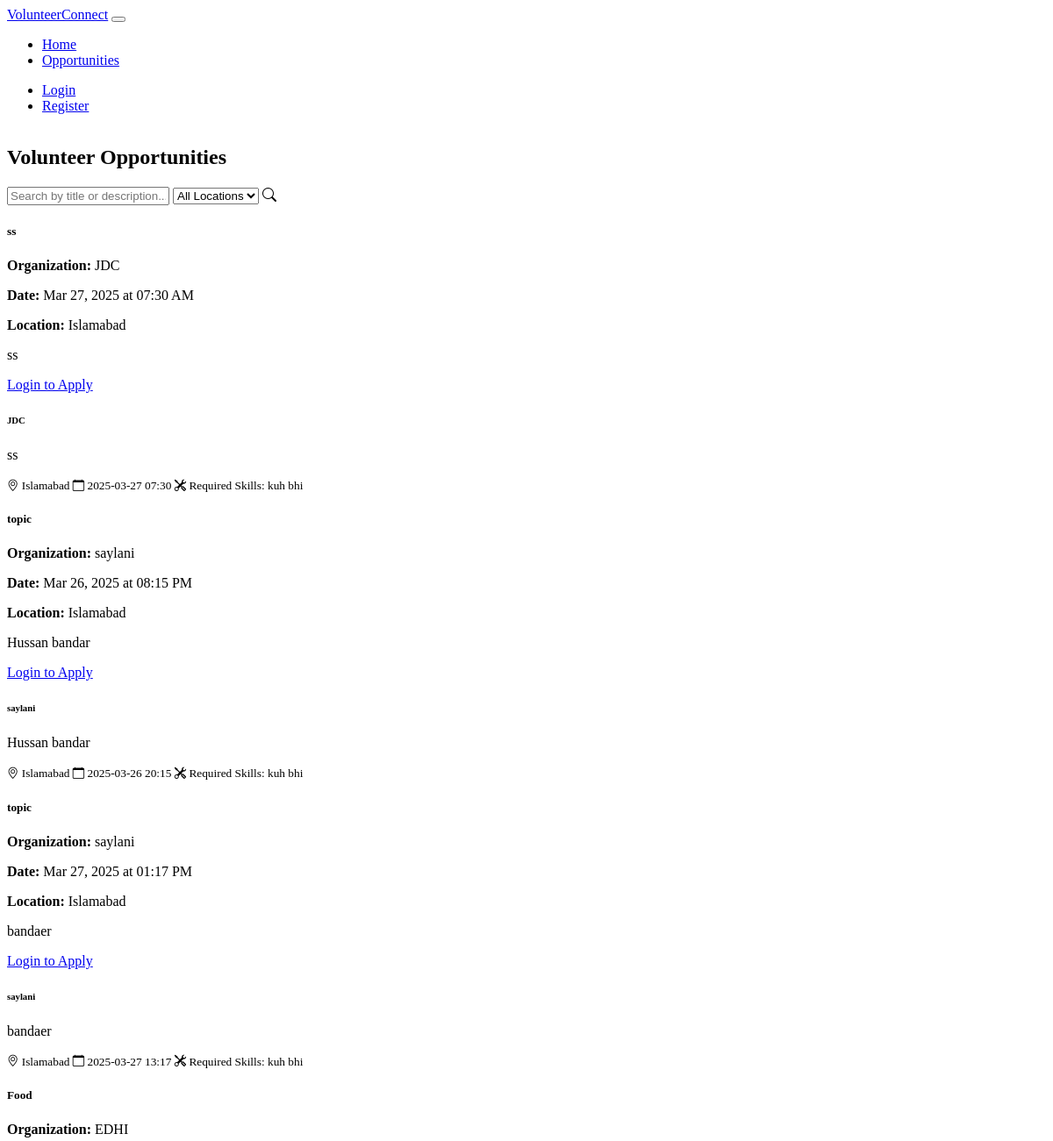
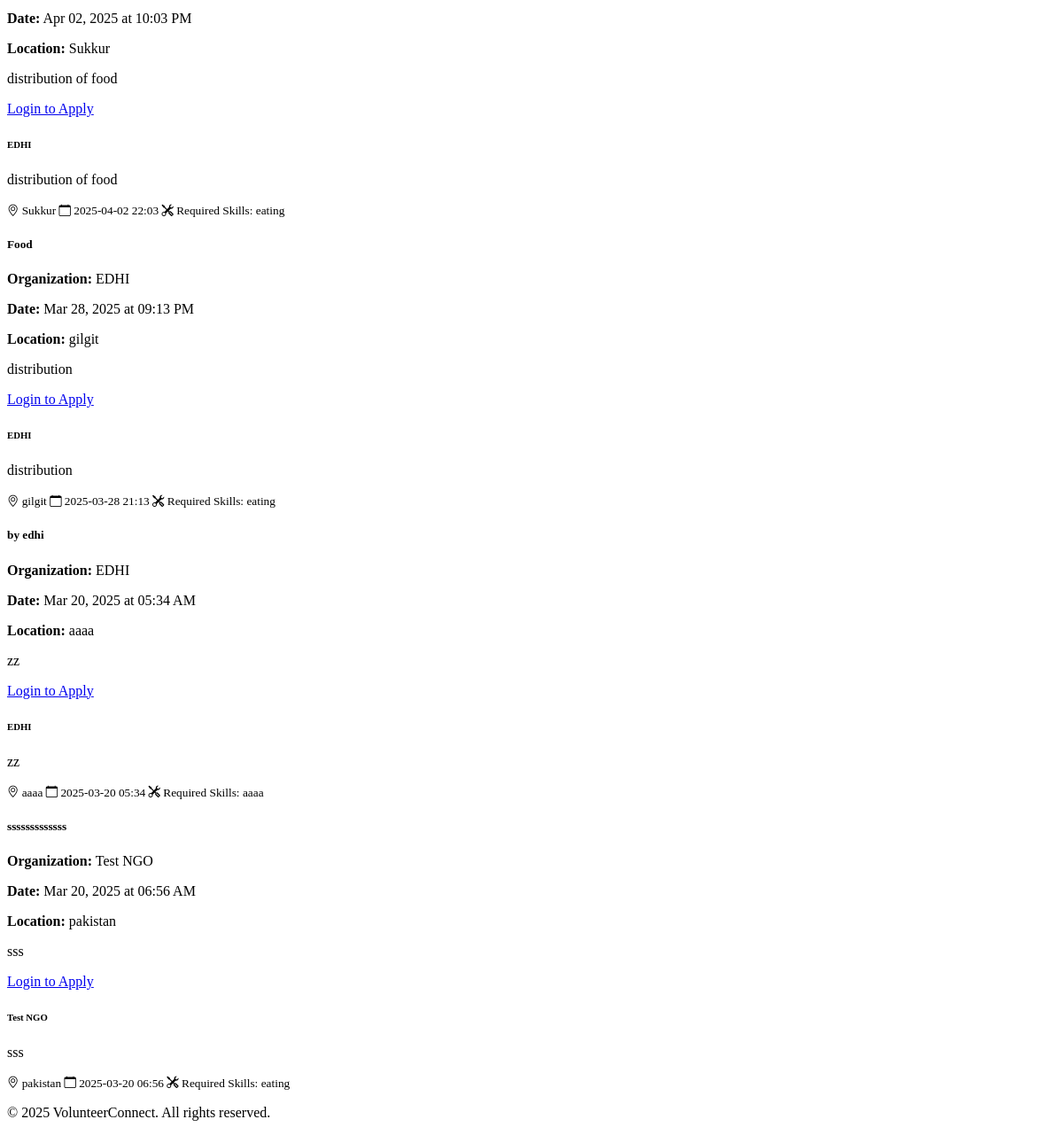
The page /opportunities/opportunities/ on the database its author committed (2 pictures, top to bottom).
### opportunities/models.py (models this page shows)
class Opportunity(models.Model):
    STATUS_CHOICES = [
        ('open', 'Open'),
        ('closed', 'Closed'),
        ('removed', 'Removed'),
    ]
    CONTENT_STATUS_CHOICES = [
        ('active', 'Active'),
        ('flagged', 'Flagged'),
        ('removed', 'Removed'),
    ]
    ngo = models.ForeignKey(NGOProfile, on_delete=models.CASCADE, related_name='opportunities')
    title = models.CharField(max_length=200)
    description = models.TextField()
    location = models.CharField(max_length=200)
    date = models.DateTimeField()
    required_skills = models.CharField(max_length=500, blank=True, null=True)
    status = models.CharField(max_length=20, choices=STATUS_CHOICES, default='open')
    content_status = models.CharField(max_length=20, choices=CONTENT_STATUS_CHOICES, default='active')
    moderation_reason = models.CharField(max_length=100, blank=True, null=True)
    created_at = models.DateTimeField(default=now)
    def __str__(self):
        return self.title

### authentication/models.py (models this page shows, shortened)
class NGOProfile(models.Model):
    user = models.OneToOneField(User, on_delete=models.CASCADE, related_name='ngo_profile')
    organization_name = models.CharField(max_length=200)
    description = models.TextField(blank=True, null=True)
    verified = models.BooleanField(default=False)
    verification_status = models.CharField(
        max_length=20,
        choices=[('pending', 'Pending'), ('approved', 'Approved'), ('rejected', 'Rejected')],
        default='pending'
    )
    rejection_reason = models.CharField(max_length=100, blank=True, null=True)
    verified_at = models.DateTimeField(blank=True, null=True)
    verified_by = models.ForeignKey(User, on_delete=models.SET_NULL, null=True, blank=True, related_name='verified_ngos')

### opportunities/views.py (the view)
# urls.py: path('opportunities/', include('opportunities.urls')),
def opportunities(request):
    opportunities = Opportunity.objects.filter(status='open', content_status='active')
    print("Opportunities in view:", opportunities)  # Debugging
    locations = sorted(set(opportunity.location for opportunity in opportunities))
    return render(request, 'list.html', {
        'opportunities': opportunities,
        'locations': locations
    })

### opportunities/templates/list.html (shortened to what this page needs)
{% extends "base.html" %}
{% load static %}
{% block content %}
<div class="row mb-4">
    <div class="col-md-6">
        <h2>Volunteer Opportunities</h2>
    </div>
    <div class="col-md-6">
        <div class="input-group mb-3">
            <input type="text" id="opportunity-search" class="form-control"
                   placeholder="Search by title or description...">
            <select id="location-filter" class="form-select">
                <option value="">All Locations</option>
            </select>
            <span class="input-group-text">
                <i class="bi bi-search"></i>
            </span>
        </div>
    </div>
</div>
<div class="row g-4">
    {% for opportunity in opportunities %}
    <div class="col-md-6 col-lg-4 opportunity-card" data-location="{{ opportunity.location }}">
        <div class="card h-100 border-primary bg-dark">
            <div class="card-header bg-primary bg-opacity-25 border-primary">
                <h5 class="card-title mb-0">{{ opportunity.title }}</h5>
            </div>
            <div class="card-body">
                <p class="mb-2"><strong>Organization:</strong> {{ opportunity.ngo.organization_name }}</p>
                <p class="mb-2"><strong>Date:</strong> {{ opportunity.date|date:"M d, Y \a\t h:i A" }}</p>
                <p class="mb-2"><strong>Location:</strong> {{ opportunity.location }}</p>
                <p class="mb-3">{{ opportunity.description|truncatechars:150 }}</p>
                <div class="d-flex justify-content-between">
                    {% if user.is_authenticated %}
                        {% if user.role == "volunteer" %}
                            <a href="{% url 'applications:apply_opportunity' opportunity.id %}"
                               class="btn btn-primary">
                                <i class="bi bi-check-circle"></i> Apply Now
                            </a>
                            {% elif user.is_authenticated and user.ngo_profile and opportunity.ngo == user.ngo_profile %}
                            <a href="{% url 'applications:manage_opportunity' opportunity.id %}"
                               class="btn btn-warning">
                                <i class="bi bi-clipboard-check"></i> Manage Applications
                            </a>
                        {% endif %}
                    {% else %}
                        <a href="{% url 'authentication:login' %}" class="btn btn-outline-primary">
                            Login to Apply
                        </a>
                    {% endif %}
                </div>
            </div>
            <div class="card-body">
                <h6 class="card-subtitle mb-2 text-info">
                    {{ opportunity.ngo.organization_name }}
                </h6>
                <p class="card-text">{{ opportunity.description }}</p>
                <div class="mb-3">
                    <small class="text-muted d-block">
                        <i class="bi bi-geo-alt text-info"></i> {{ opportunity.location }}
                    </small>
                    <small class="text-muted d-block">
                        <i class="bi bi-calendar text-info"></i> {{ opportunity.date|date:"Y-m-d H:i" }}
                    </small>
                    {% if opportunity.required_skills %}
                    <small class="text-muted d-block">
                        <i class="bi bi-tools text-info"></i> Required Skills: {{ opportunity.required_skills }}
                    </small>
                    {% endif %}
                </div>
            </div>
        </div>
    </div>
    {% empty %}
    <div class="col-12 text-center">
        <p>No opportunities available at the moment.</p>
    </div>
    {% endfor %}
</div>
{% endblock %}

### static/css/custom.css (style rules this page uses)
html, body { height: 100%; }

### rows shown on the page
Opportunity: title "ss", ngo.organization_name "JDC", date "Mar 27, 2025 at 07:30 AM", location "Islamabad", description "ss", date "2025-03-27 07:30", required_skills "kuh bhi"
Opportunity: title "topic", ngo.organization_name "saylani", date "Mar 26, 2025 at 08:15 PM", location "Islamabad", description "Hussan bandar", date "2025-03-26 20:15", required_skills "kuh bhi"
Opportunity: title "topic", ngo.organization_name "saylani", date "Mar 27, 2025 at 01:17 PM", location "Islamabad", description "bandaer", date "2025-03-27 13:17", required_skills "kuh bhi"
Opportunity: title "Food", ngo.organization_name "EDHI", date "Apr 02, 2025 at 10:03 PM", location "Sukkur", description "distribution of food", date "2025-04-02 22:03", required_skills "eating"
Opportunity: title "Food", ngo.organization_name "EDHI", date "Mar 28, 2025 at 09:13 PM", location "gilgit", description "distribution", date "2025-03-28 21:13", required_skills "eating"
Opportunity: title "by edhi", ngo.organization_name "EDHI", date "Mar 20, 2025 at 05:34 AM", location "aaaa", description "zz", date "2025-03-20 05:34", required_skills "aaaa"
Opportunity: title "sssssssssssss", ngo.organization_name "Test NGO", date "Mar 20, 2025 at 06:56 AM", location "pakistan", description "sss", date "2025-03-20 06:56", required_skills "eating"
